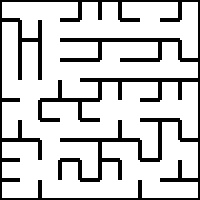
#> input picture Setup and IP/2. Practice/Task 1A/task_1a_images/maze00.jpg, 200 x 200 px, found by its file name; its folder holds only this picture in this run
$ python task_1a.py
#> lines starting #> are read from the running program, lines starting #| are printed output that depends on the picture; after the words box and inside, x2 and y2 are one past the last pixel; in counts of white or black regions, pixels touching at a corner belong together
'''
*****************************************************************************************
*
*        		===============================================
*           		Rapid Rescuer (RR) Theme (eYRC 2019-20)
*        		===============================================
*
*  This script is to implement Task 1A of Rapid Rescuer (RR) Theme (eYRC 2019-20).
*
*  This software is made available on an "AS IS WHERE IS BASIS".
*  Licensee/end user indemnifies and will keep e-Yantra indemnified from
*  any and all claim(s) that emanate from the use of the Software or
*  breach of the terms of this agreement.
*
*  e-Yantra - An MHRD project under National Mission on Education using ICT (NMEICT)
*
*****************************************************************************************
'''

# Team ID:			[ Team-ID ]
# Author List:		[ Names of team members worked on this file separated by Comma: Name1, Name2, ... ]
# Filename:			task_1a.py
# Functions:		readImage, solveMaze
# 					[ Comma separated list of functions in this file ]
# Global variables:	CELL_SIZE
# 					[ List of global variables defined in this file ]


# Import necessary modules
# Do not import any other modules
import cv2
import numpy as np
import os
import operator

# To enhance the maze image
import image_enhancer

# Maze images in task_1a_images folder have cell size of 20 pixels
CELL_SIZE = 20


def readImage(img_file_path):
    """
	Purpose:
	---
	the function takes file path of original image as argument and returns it's binary form

	Input Arguments:
	---
	`img_file_path` :		[ str ]
		file path of image

	Returns:
	---
	`original_binary_img` :	[ numpy array ]
		binary form of the original image at img_file_path

	Example call:
	---
	original_binary_img = readImage(img_file_path)

	"""

    binary_img = None

    #############	Add your Code here	###############

    img1 = cv2.imread(img_file_path)
#> img1 is the input picture: shape (200, 200, 3); min 0, max 255, mean 205.7
    gray = cv2.cvtColor(img1, cv2.COLOR_BGR2GRAY)
    ret, binary_img = cv2.threshold(gray, 100, 255, cv2.THRESH_BINARY)
#> binary_img: shape (200, 200); 80.7% white; 1 black region, box (x1, y1, x2, y2) and area: (0, 0, 200, 200) 7720
    # [5 lines of commented-out code are left out]

    return binary_img


def solveMaze(original_binary_img, initial_point, final_point, no_cells_height, no_cells_width):
    """
	Purpose:
	---
	the function takes binary form of original image, start and end point coordinates and solves the maze
	to return the list of coordinates of shortest path from initial_point to final_point

	Input Arguments:
	---
	`original_binary_img` :	[ numpy array ]
		binary form of the original image at img_file_path
	`initial_point` :		[ tuple ]
		start point coordinates
	`final_point` :			[ tuple ]
		end point coordinates
	`no_cells_height` :		[ int ]
		number of cells in height of maze image
	`no_cells_width` :		[ int ]
		number of cells in width of maze image

	Returns:
	---
	`shortestPath` :		[ list ]
		list of coordinates of shortest path from initial_point to final_point

	Example call:
	---
	shortestPath = solveMaze(original_binary_img, initial_point, final_point, no_cells_height, no_cells_width)

	"""

    shortestPath = []

    #############	Add your Code here	###############
    h = no_cells_height * CELL_SIZE
    w = no_cells_width * CELL_SIZE
    h_ = no_cells_height
    w_ = no_cells_width
    grid=Maze_matrix(original_binary_img, no_cells_height, no_cells_width)
    maze = grid
    start = [2 * initial_point[0] + 1, 2 * initial_point[1] + 1]
    end = [2 * final_point[0] + 1, 2 * final_point[1] + 1]
    cost = 1
    path = search(maze, cost, start, end)
    short1 = []
    short2 = []
    short = []
    for i in range(path[2 * h_ - 1][2 * h_ - 1] + 1):
        for j in range(2 * h_ + 1):
            for k in range(2 * h_ + 1):
                if i == path[j][k]:
                    short1.append((j, k))
    for i in range(len(short1)):
        if i % 2 == 0:
            short2.append(short1[i])
    for i in range(len(short2)):
        short.append((int((short2[i][0] - 1) / 2), int((short2[i][1] - 1) / 2)))
    for i in range(len(short)):
        shortestPath.append(short[i])
    print(shortestPath)
    ###################################################

    return shortestPath


#############	You can add other helper functions here		#############

def Maze_matrix(maze1, no_cells_height1, no_cells_width1):
    matrix = np.zeros((2 * (no_cells_height1) - 1, 2 * (no_cells_width1) - 1), dtype=int)
    for i in range(1, 2 * (no_cells_width1 - 1), 2):
        for j in range(1, 2 * (no_cells_height1 - 1), 2):
            matrix[i][j] = 1

    for i in range(0, (no_cells_width1)):
        for j in range(0, (no_cells_height1 - 1)):
            for m in range(20 * (j) + 10, 20 * (j + 1) + 10):
                if maze1[20 * (i) + 10][m] == 0:
                    matrix[2 * i][(2 * j) + 1] = 1
                    break

    for i in range(0, (no_cells_width1 - 1)):
        for j in range(0, (no_cells_height1)):
            for m in range(20 * (i) + 10, 20 * (i + 1) + 10):
                if maze1[m][20 * (j) + 10] == 0:
                    matrix[(2 * i) + 1][2 * j] = 1
                    break
    np.set_printoptions(threshold=np.inf)
    # print(matrix)
    ls = matrix.tolist()
    lsb = matrix.tolist()
    ln= np.ones((1,2*(no_cells_width1)-1),dtype=int).tolist()
    lsb = lsb + ln
    lsb = ln + lsb
    for i in range(0,2*no_cells_height1):
        lsb[i].append(1)
        lsb[i].insert(0, 1)
    matrix1=np.asarray(lsb)
    #print(matrix1)
    return matrix1
class Node:
    def __init__(self, parent=None, position=None):
        self.parent = parent
        self.position = position
        self.g = 0
        self.h = 0
        self.f = 0
    def __eq__(self, other):
        return self.position == other.position

def return_path(curr,maze):
    pathe = []
    row, col = np.shape(maze)
    res = [[-1 for i in range(col)] for j in range(row)]
    current = curr
    while current is not None:
        pathe.append(current.position)
        current = current.parent
    pathe = pathe[::-1]
    start = 0
    for i in range(len(pathe)):
        res[pathe[i][0]][pathe[i][1]] = start
        start += 1
    return res


def search(maze, costs, start, end):
    start_node = Node(None, tuple(start))
    start_node.g = start_node.h = start_node.f = 0
    end_node = Node(None, tuple(end))
    end_node.g = end_node.h = end_node.f = 0
    visit_list = []
    visited_list = []
    visit_list.append(start_node)
    outer_iterations = 0
    max_iterations = (len(maze) // 2) ** 10
    move  =  [[-1, 0 ],
          [ 0, -1],
          [ 1, 0 ],
          [ 0, 1 ]]
    no_rows, no_columns = np.shape(maze)
    while len(visit_list) > 0:
        outer_iterations += 1
        current_node = visit_list[0]
        current_index = 0
        for index, item in enumerate(visit_list):
            if item.f < current_node.f:
                current_node = item
                current_index = index
        if outer_iterations > max_iterations:
            print ("givin' up o..o..")
            return return_path(current_node,maze)
        visit_list.pop(current_index)
        visited_list.append(current_node)
        if current_node == end_node:
            return return_path(current_node,maze)
        childrun = []
        for new_pos in move:
            node_pos = (current_node.position[0] + new_pos[0], current_node.position[1] + new_pos[1])
            if (node_pos[0] > (no_rows - 1) or node_pos[0] < 0 or node_pos[1] > (no_columns -1) or node_pos[1] < 0):
                continue
            if maze[node_pos[0]][node_pos[1]] != 0:
                continue
            new_node = Node(current_node, node_pos)
            childrun.append(new_node)
        for child in childrun:
            if len([visited_child for visited_child in visited_list if visited_child == child]) > 0:
                continue
            child.g = current_node.g + costs
            child.h = (((child.position[0] - end_node.position[0])) + ((child.position[1] - end_node.position[1])))
            child.f = child.g + child.h
            if len([i for i in visit_list if child == i and child.g > i.g]) > 0:
                continue
            visit_list.append(child)

#########################################################################


# NOTE:	YOU ARE NOT ALLOWED TO MAKE ANY CHANGE TO THIS FUNCTION
#
# Function Name:	main
# Inputs:			None
# Outputs: 			None
# Purpose: 			the function first takes 'maze00.jpg' as input and solves the maze by calling readImage
# 					and solveMaze functions, it then asks the user whether to repeat the same on all maze images
# 					present in 'task_1a_images' folder or not

if __name__ == '__main__':

    curr_dir_path = os.getcwd()
    img_dir_path = curr_dir_path + '/../task_1a_images/'  # path to directory of 'task_1a_images'

    file_num = 0
    img_file_path = img_dir_path + 'maze0' + str(file_num) + '.jpg'  # path to 'maze00.jpg' image file

    print('\n============================================')

    print('\nFor maze0' + str(file_num) + '.jpg')

    try:

        original_binary_img = readImage(img_file_path)
        height, width = original_binary_img.shape
#> height = 200; width = 200

    except AttributeError as attr_error:

        print('\n[ERROR] readImage function is not returning binary form of original image in expected format !\n')
        exit()

    no_cells_height = int(height / CELL_SIZE)  # number of cells in height of maze image
#> no_cells_height = 10
    no_cells_width = int(width / CELL_SIZE)  # number of cells in width of maze image
#> no_cells_width = 10
    initial_point = (0, 0)  # start point coordinates of maze
    final_point = ((no_cells_height - 1), (no_cells_width - 1))  # end point coordinates of maze
#> final_point = (9, 9)
    try:

        shortestPath = solveMaze(original_binary_img, initial_point, final_point, no_cells_height, no_cells_width)
#> in solveMaze, `grid=Maze_matrix(original_binary_img, no_cells_height, no_cells_width)`:
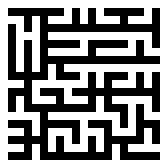
#> grid: shape (21, 21) int64 (shown 8 times larger); values 0 (black) and 1 (white), 54.9% white; black in thin lines or dots, all inside (x1, y1, x2, y2) = (1, 1, 20, 20)
#> in search, `max_iterations = (len(maze) // 2) ** 10`: max_iterations = 10000000000
#> after the loop in search, `while len(visit_list) > 0:`: outer_iterations = 198; visit_list = 1 item; visited_list = 198 items
#> in solveMaze, `path = search(maze, cost, start, end)`: path = 21 items
#| [(0, 0), (0, 1), (0, 2), (1, 2), (2, 2), (3, 2), (4, 2), (4, 1), (5, 1), (6, 1), (6, 2), (7, 2), (8, 2), (9, 2), (9, 3), (9, 4), (9, 5), (9, 6), (8, 6), (8, 7), (9, 7), (9, 8), (9, 9)]
#> shortestPath = [(0, 0), (0, 1), (0, 2), (1, 2), (2, 2), (3, 2), (4, 2), (4, 1), (5, 1), (6, 1), (6, 2), (7, 2), (8, 2), (9, 2), (9, 3), (9, 4), (9, 5), (9, 6), (8, 6), (8, 7), (9, 7), (9, 8), (9, 9)]

        if len(shortestPath) > 2:

#> (the run stopped early here; a loop or call above may not have finished)
